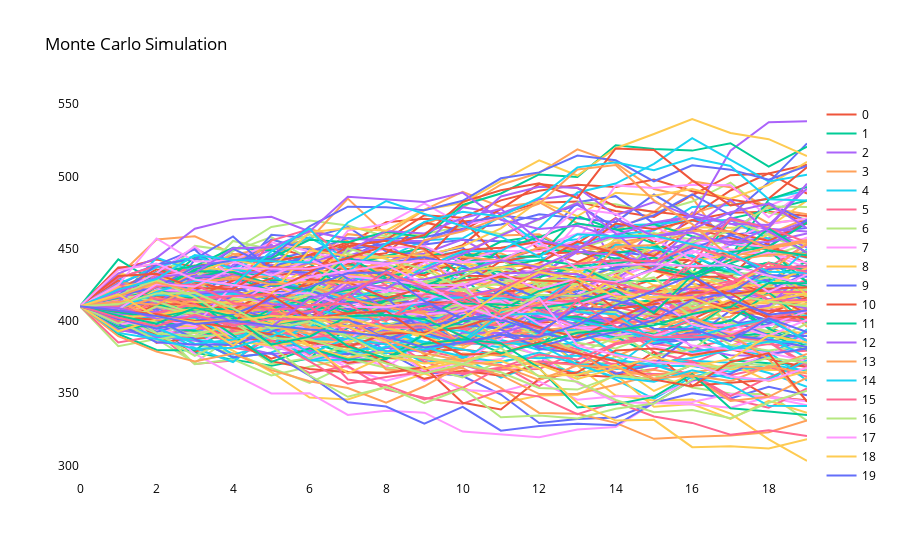

Notebook source saved alongside this figure:
### Code cell
def get_plot_simulation(predictions: list):
    fig = px.line(title = 'Monte Carlo Simulation')
    for i in range(len(predictions.T)):
        fig.add_scatter(y = predictions.T[i], name = i)
    fig.update_layout(paper_bgcolor='white', plot_bgcolor="white", font_color="black")
    fig.show()

df_std = prices_train_copy.std()
days_rt = np.exp(drift + df_std * Z)
days_pred = np.zeros_like(days_rt)
days_pred[0] = prices_train["Close"].iloc[-1]

for i in range(1, days_prev_len):
    days_pred[i] = days_pred[i - 1] * days_rt[i]
get_plot_simulation(days_pred)
